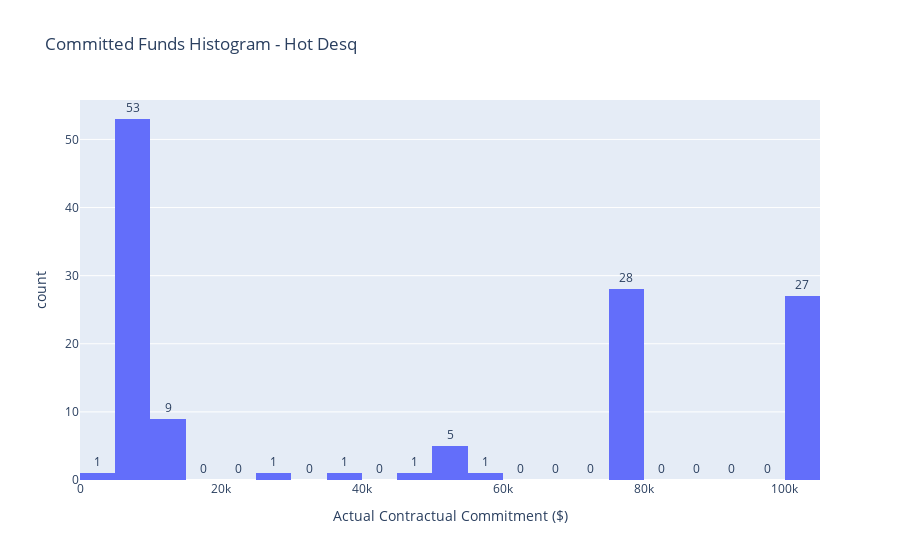

The code cell stored with this chart in its notebook:
### Markdown cell above
### Chart - Committed Funds Histogram and Box Plot

#### First Set: Hot Desq

**Histogram Analysis:**

- **Data Range**: The dispersion of funding amounts exhibits distinct values, characterized by prominent peaks observed at 20k, 80k, and 100k.

- **Count**: The highest frequency is recorded at 10k with 53 instances, succeeded by 80k (28 instances) and 100k (27 instances).

**Box Plot Analysis:**

- **Spread**: The box plot illustrates a considerable spread, indicative of a wide range in the distribution of funding amounts.

- **Median**: Positioned around 25k, the median implies a central tendency residing in the midst of the distribution.

#### Second Set: Advancing Regional Innovation Program

**Histogram Analysis:**

- **Data Range**: The funding amounts showcase notable variations, with peaks identified at approximately 40k, 140k, 220k, 320k and a pronounced concentration at 500k.

- **Count**: The highest frequency is documented within the 500k range with 6 occurrences, accompanied by minor peaks at other intervals.

**Box Plot Analysis:**

- **Spread**: The box plot portrayal reveals a diverse spectrum of funding amounts, suggesting considerable variability within the dataset.

- **Median**: Positioned closer to the upper limit, the median indicates a prevalence of substantial funding amounts.

#### Overall Reflection:

- **Hot Desq**: Evidences specific focal points and a wide spectrum of funding amounts, indicating diverse requirements and a potentially layered funding approach.

- **Advancing Regional Innovation Program**: Illustrates a marked emphasis on substantial funding, characterized by significant diversity, signifying a broad range of supported initiatives.

### Code cell
# Histogram for Group 1
hist_group1 = px.histogram(df_group1, x='Actual Contractual Commitment ($)', nbins=30, title=f'Committed Funds Histogram - {group1}')
hist_group1.update_traces(texttemplate='%{y}', textposition='outside')
hist_group1.show()

# Box plot for Group 1
box_group1 = px.box(df_group1, y='Actual Contractual Commitment ($)', title=f'Committed Funds Box Plot - {group1}')
box_group1.show()

# Histogram for Group 2
hist_group2 = px.histogram(df_group2, x='Actual Contractual Commitment ($)', nbins=30, title=f'Committed Funds Histogram - {group2}')
hist_group2.update_traces(texttemplate='%{y}', textposition='outside')
hist_group2.show()

# Box plot for Group 2
box_group2 = px.box(df_group2, y='Actual Contractual Commitment ($)', title=f'Committed Funds Box Plot - {group2}')
box_group2.show()

### Figure 1 — Plotly figure (JSON) as saved in the notebook; plotly's stock layout.template omitted (floating-point values rounded to 4 significant figures)
{"data": [{"alignmentgroup": "True", "bingroup": "x", "hovertemplate": "Actual Contractual Commitment ($)=%{x}<br>count=%{y}<extra></extra>", "legendgroup": "", "marker": {"color": "#636efa", "pattern": {"shape": ""}}, "name": "", "nbinsx": 30, "offsetgroup": "", "orientation": "v", "showlegend": false, "textposition": "outside", "texttemplate": "%{y}", "type": "histogram", "x": [50000, 45000, 100000, 100000, 100000, 6000, 75000, 75000, 10000, 75000, 9091, 8000, 6000, 6000, 100000, 8000, 75000, 6000, 100000, 100000, 100000, 6000, 8000, 6000, 100000, 75000, 75000, 100000, 8000, 50000, 8000, 10000, 6000, 8000, 75000, 8000, 6000, 8000, 6000, 8000, 8000, 100000, 75000, 6000, 100000, 55000, 6000, 8000, 3000, 8000, 8000, 6000, 75000, 75000, 75000, 100000, 8000, 8000, 100000, 75000, 75000, 8000, 6000, 6000, 50000, 100000, 100000, 75000, 10000, 75000, 75000, 75000, 50000, 8000, 8000, 100000, 75000, 8000, 6000, 6000, 37500, 75000, 100000, 100000, 8000, 6000, 100000, 75000, 100000, 100000, 100000, 75000, 10000, 10000, 6000, 6000, 6000, 6000, 100000, 6000, 100000, 8000, 6000, 6000, 10000, 8000, 10000, 100000, 75000, 10000, 10000, 8000, 50000, 6000, 100000, 75000, 100000, 75000, 75000, 25000, 75000, 6000, 6000, 75000, 8000, 6000, 75000], "xaxis": "x", "yaxis": "y"}], "layout": {"barmode": "relative", "legend": {"tracegroupgap": 0}, "title": {"text": "Committed Funds Histogram - Hot Desq"}, "xaxis": {"anchor": "y", "domain": [0, 1], "title": {"text": "Actual Contractual Commitment ($)"}}, "yaxis": {"anchor": "x", "domain": [0, 1], "title": {"text": "count"}}}}
